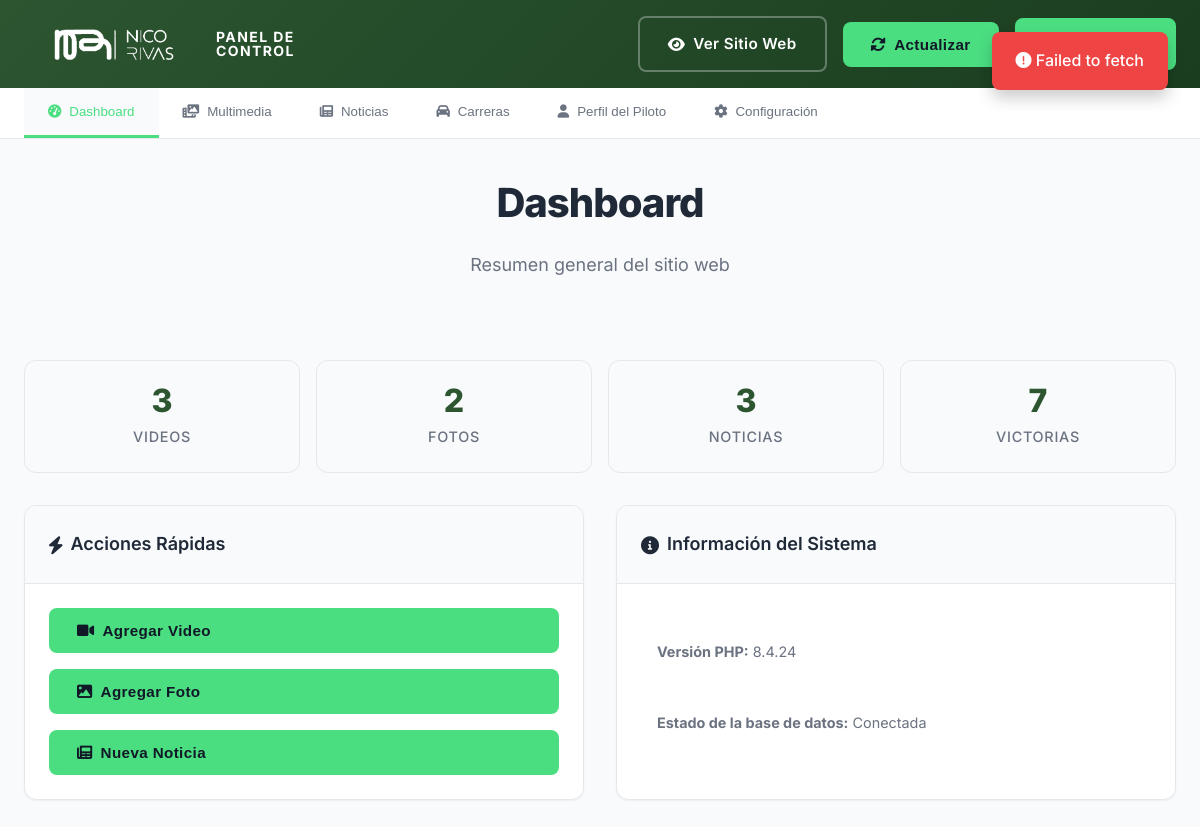
The page /admin/admin.php (signed in) on the database as committed earlier.
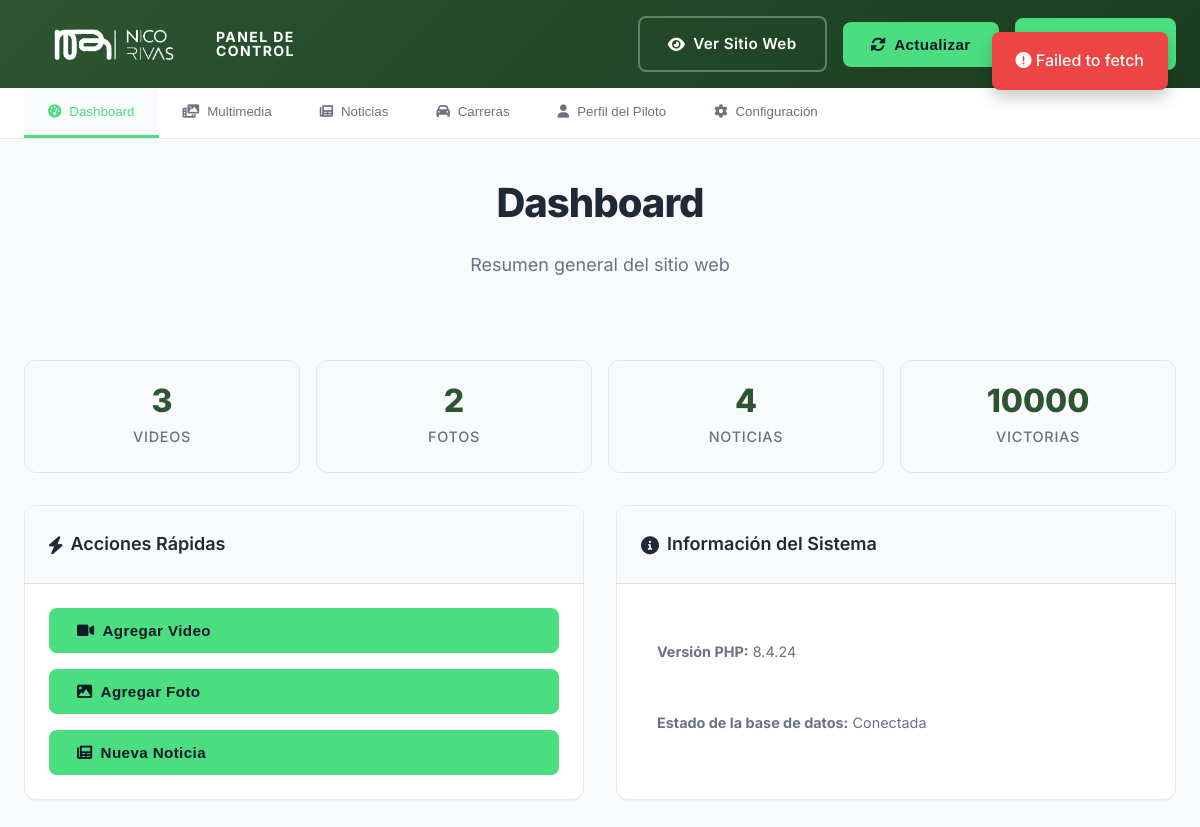
The same page on the database as committed later.
### tables this page shows
CREATE TABLE `pilot_stats`  (
  `id` int NOT NULL AUTO_INCREMENT,
  `victories` int NULL DEFAULT 0,
  `podiums` int NULL DEFAULT 0,
  `seasons` int NULL DEFAULT 0,
  `debut_year` int NULL DEFAULT NULL,
  `created_at` timestamp NOT NULL DEFAULT current_timestamp,
  `updated_at` timestamp NOT NULL DEFAULT current_timestamp ON UPDATE CURRENT_TIMESTAMP,
  PRIMARY KEY (`id`) USING BTREE
);

### admin/admin.php (the view, shortened to what this page needs)
<?php
$database = new Database();
$db = $database->getConnection();
try {
    $stmt = $db->prepare("SELECT COUNT(*) as count FROM videos");
    $stmt->execute();
    $videos_count = $stmt->fetch()['count'];
    $stmt = $db->prepare("SELECT COUNT(*) as count FROM photos");
    $stmt->execute();
    $photos_count = $stmt->fetch()['count'];
    $stmt = $db->prepare("SELECT COUNT(*) as count FROM news");
    $stmt->execute();
    $news_count = $stmt->fetch()['count'];
    $stmt = $db->prepare("SELECT * FROM pilot_stats ORDER BY id DESC LIMIT 1");
    $stmt->execute();
    $pilot_stats = $stmt->fetch();
} catch (Exception $e) {
    error_log("Error loading admin data: " . $e->getMessage());
    $videos_count = 0;
    $photos_count = 0;
    $news_count = 0;
    $pilot_info = null;
    $pilot_stats = null;
}
?>
<!DOCTYPE html>
<html lang="es">
<head>
    <link rel="stylesheet" href="../styles.css">
    <link href="https://cdnjs.cloudflare.com/ajax/libs/font-awesome/6.0.0/css/all.min.css" rel="stylesheet">
</head>
<body class="admin-body">
    <header class="admin-header">
        <div class="container">
            <div class="admin-header-content">
                <div class="admin-logo">
                    <div class="nav-logo">
                        <img src="../img/NR24-6-ok.png" alt="logo Nico Rivas" class="nav-logo-img">
                    </div>
                    <div class="logo-text">
                        <span class="logo-name">PANEL DE</span>
                        <span class="logo-surname">CONTROL</span>
                    </div>
                </div>
                <div class="admin-actions">
                    <a href="../index.php" class="btn-secondary" target="_blank">
                        <i class="fas fa-eye"></i>
                        Ver Sitio Web
                    </a>
                    <button class="btn-primary" onclick="location.reload()">
                        <i class="fas fa-sync-alt"></i>
                        Actualizar
                    </button>
                    <a href="logout.php" class="btn-primary">
                    </a>
                </div>
            </div>
        </div>
    </header>
    <nav class="admin-nav">
        <div class="container">
            <div class="admin-nav-tabs">
                <button class="nav-tab active" onclick="showSection('dashboard')">
                    <i class="fas fa-tachometer-alt"></i>
                    Dashboard
                </button>
                <button class="nav-tab" onclick="showSection('multimedia')">
                    <i class="fas fa-photo-video"></i>
                    Multimedia
                </button>
                <button class="nav-tab" onclick="showSection('noticias')">
                    <i class="fas fa-newspaper"></i>
                    Noticias
                </button>
                <button class="nav-tab" onclick="showSection('carreras')">
                    <i class="fas fa-car"></i>
                    Carreras
                </button>
                <button class="nav-tab" onclick="showSection('perfil')">
                    <i class="fas fa-user"></i>
                    Perfil del Piloto
                </button>
                <button class="nav-tab" onclick="showSection('configuracion')">
                    <i class="fas fa-cog"></i>
                    Configuración
                </button>
            </div>
        </div>
    </nav>
    <main class="admin-main">
        <div class="container">
            <section id="dashboard-section" class="admin-section active">
                <div class="section-header">
                    <h2>Dashboard</h2>
                    <p>Resumen general del sitio web</p>
                </div>
                <div class="admin-stats">
                    <div class="stat-card">
                        <div class="stat-number"><?php echo $videos_count; ?></div>
                        <div class="stat-label">Videos</div>
                    </div>
                    <div class="stat-card">
                        <div class="stat-number"><?php echo $photos_count; ?></div>
                        <div class="stat-label">Fotos</div>
                    </div>
                    <div class="stat-card">
                        <div class="stat-number"><?php echo $news_count; ?></div>
                        <div class="stat-label">Noticias</div>
                    </div>
                    <div class="stat-card">
                        <div class="stat-number"><?php echo $pilot_stats ? $pilot_stats['victories'] : 0; ?></div>
                        <div class="stat-label">Victorias</div>
                    </div>
                </div>
                <div class="admin-grid">
                    <div class="admin-card">
                        <div class="card-header">
                            <h3><i class="fas fa-bolt"></i> Acciones Rápidas</h3>
                        </div>
                        <div class="card-content">
                            <div style="display: grid; gap: 1rem;">
                                <button class="btn-primary" onclick="openVideoModal()">
                                    <i class="fas fa-video"></i>
                                    Agregar Video
                                </button>
                                <button class="btn-primary" onclick="openPhotoModal()">
                                    <i class="fas fa-image"></i>
                                    Agregar Foto
                                </button>
                                <button class="btn-primary" onclick="openNewsModal()">
                                    <i class="fas fa-newspaper"></i>
                                    Nueva Noticia
                                </button>
                            </div>
                        </div>
                    </div>
                    <div class="admin-card">
                        <div class="card-header">
                            <h3><i class="fas fa-info-circle"></i> Información del Sistema</h3>
                        </div>
                        <div class="card-content">
                            <div class="last-updated">
                                <strong>Versión PHP:</strong> <?php echo PHP_VERSION; ?>
                            </div>
                            <div class="last-updated">
                                <strong>Estado de la base de datos:</strong>
                                <span class="color: var(--success-color);">Conectada</span>
                            </div>
                        </div>
                    </div>
                </div>
            </section>
        </div>
    </main>
</body>
</html>

### styles.css (style rules this page uses)
* { margin: 0; padding: 0; box-sizing: border-box; }
:root { --primary-color: #2c5530; --secondary-color: #1a3d1f; --accent-green: #4ade80; --text-primary: #1f2937; --text-secondary: #6b7280; --text-light: #9ca3af; --bg-primary: #ffffff; --bg-secondary: #f8fafc; --bg-dark: #111827; --border-color: #e5e7eb; --shadow-sm: 0 1px 2px 0 rgb(0 0 0 / 0.05); --shadow-md: 0 4px 6px -1px rgb(0 0 0 / 0.1); --shadow-lg: 0 10px 15px -3px rgb(0 0 0 / 0.1); --shadow-xl: 0 20px 25px -5px rgb(0 0 0 / 0.1); }
html { scroll-behavior: smooth; }
html, body { overflow-x: hidden; width: 100%; position: relative; }
body { font-family: "Inter", sans-serif; line-height: 1.6; color: var(--text-primary); background: var(--bg-primary); overflow-x: hidden; }
.container { max-width: 1200px; margin: 0 auto; padding: 0 24px; }
.nav-logo-img { width: 120px; margin: 0px 30px; }
.nav-logo { display: flex; align-items: center; gap: clamp(8px, 2vw, 12px); flex: 0 0 auto; justify-content: center; }
.logo-text { display: flex; flex-direction: column; line-height: 1; }
.logo-name, .logo-surname { color: #ffffff; font-weight: 700; font-size: clamp(0.75rem, 2vw, 0.875rem); letter-spacing: 0.1em; }
.stat-number { font-size: 2.5rem; font-weight: 900; color: var(--accent-green); line-height: 1; margin-bottom: 0.5rem; }
.stat-label { font-size: 0.875rem; color: rgba(255, 255, 255, 0.8); font-weight: 500; text-transform: uppercase; letter-spacing: 0.05em; }
.btn-primary, .btn-secondary { display: inline-flex; align-items: center; gap: 8px; padding: 14px 28px; border-radius: 8px; font-weight: 600; font-size: 0.95rem; cursor: pointer; transition: all 0.3s ease; border: none; text-decoration: none; letter-spacing: 0.025em; }
.btn-primary { background: var(--accent-green); color: var(--bg-dark); }
.btn-secondary { background: transparent; color: white; border: 2px solid rgba(255, 255, 255, 0.3); }
.section-header { text-align: center; margin-bottom: 80px; }
.section-header h2 { font-size: 2.5rem; font-weight: 800; color: var(--text-primary); margin-bottom: 1rem; letter-spacing: -0.025em; }
.section-header p { font-size: 1.125rem; color: var(--text-secondary); }
.admin-body { background: #f8fafc; min-height: 100vh; }
.admin-header { background: linear-gradient(135deg, var(--primary-color), var(--secondary-color)); color: white; padding: 1rem 0; box-shadow: var(--shadow-md); }
.admin-header-content { display: flex; justify-content: space-between; align-items: center; }
.admin-logo { display: flex; align-items: center; gap: 12px; }
.admin-actions { display: flex; gap: 1rem; align-items: center; }
.admin-nav { background: white; border-bottom: 1px solid var(--border-color); padding: 0; position: sticky; top: 0; z-index: 100; }
.admin-nav-tabs { display: flex; gap: 0; }
.nav-tab { display: flex; align-items: center; gap: 8px; background: none; border: none; padding: 1rem 1.5rem; color: var(--text-secondary); font-weight: 500; cursor: pointer; transition: all 0.3s ease; border-bottom: 3px solid transparent; }
.nav-tab.active { color: var(--accent-green); border-bottom-color: var(--accent-green); background: var(--bg-secondary); }
.admin-main { padding: 2rem 0; }
.admin-section { display: none; }
.admin-section.active { display: block; }
.admin-grid { display: grid; grid-template-columns: repeat(auto-fit, minmax(500px, 1fr)); gap: 2rem; margin-top: 2rem; }
.admin-card { background: white; border-radius: 12px; box-shadow: var(--shadow-sm); border: 1px solid var(--border-color); overflow: hidden; }
.card-header { display: flex; justify-content: space-between; align-items: center; padding: 1.5rem; border-bottom: 1px solid var(--border-color); background: var(--bg-secondary); }
.card-header h3 { display: flex; align-items: center; gap: 8px; font-size: 1.125rem; font-weight: 600; color: var(--text-primary); margin: 0; }
.card-content { padding: 1.5rem; }

### admin/admin.php (style rules this page uses)
.admin-stats { display: grid; grid-template-columns: repeat(auto-fit, minmax(200px, 1fr)); gap: 1rem; margin-bottom: 2rem; }
.stat-card { background: var(--card-bg); border-radius: 12px; padding: 1.5rem; text-align: center; border: 1px solid var(--border-color); }
.stat-number { font-size: 2rem; font-weight: 800; color: var(--primary-color); margin-bottom: 0.5rem; }
.stat-label { color: var(--text-secondary); font-size: 0.9rem; }
.last-updated { background: var(--surface-color); border-radius: 8px; padding: 1rem; margin-top: 1rem; font-size: 0.9rem; color: var(--text-secondary); }

Rows that differ between the two databases and show on the page:
changed pilot_stats: victories "7" → "10000"
Other text that changed with them:
$news_count: "3" → "4"
